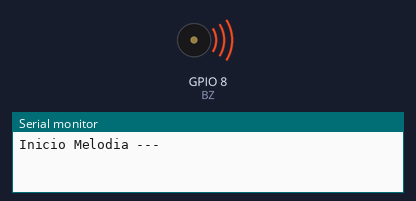
The sketch below on a simulated ESP32-S3. Parts: buzzer (waves = sounding), the last lines printed to the serial monitor.

Above: at 0.7 s.
At 8.2 s:
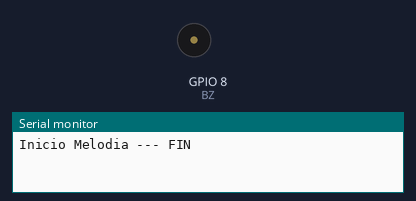
Timing chart, 0 to 11.7 s (numbered marks = the images above):
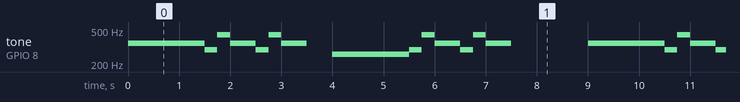

Measured:
- by itself, tone on GPIO 8 (BZ): repeats every 9.0 s: 292 Hz 0.25 s, 438 Hz 0.25 s, 348 Hz 0.50 s, 292 Hz 0.25 s, 438 Hz 0.25 s, 348 Hz 0.50 s, silent 0.50 s, 261 Hz 1.5 s, 292 Hz 0.25 s, 438 Hz 0.25 s, 348 Hz 0.50 s, 292 Hz 0.25 s, 438 Hz 0.25 s, 348 Hz 0.50 s, silent 1.5 s, 348 Hz 1.5 s

The sketch:

Musica.ino
```cpp
/*  ----------------------------------------------------------------
Fco. Javier Rodriguez Navarro   www.pinguytaz.net


Generando musica

------------------------------------------------------------------*/

// Descomenta la melodia que desees
//#include "FrereJacques.h"
#include "GGalaxia.h"


//   Descomentar la plataforma para la que va a ser utilizada la Balanza
#define PLAT_ARDUINO
//#define PLAT_ESP32


// Positivo del Buzer, genera señal
#if defined(PLAT_ARDUINO)
   #define BZ 8
#else
   #define BZ 18
#endif


void setup()  // configuracion placa
{
   // También cambiaríamos la velocidad del puerto de consola segun plataforma
   pinMode(BZ, OUTPUT);

   #if defined(PLAT_ARDUINO)
      Serial.begin(9600);
    #else
    /* Version antigua V2
      ledcSetup(0, 0, 10);
      ledcAttachPin(BZ, 0);
      */
      ledcAttachChannel(BZ,0,10,0);

      Serial.begin(115200);
    #endif
}

void loop()  //Se repite indefinidamente,
{
  Serial.print("Inicio Melodia --- ");
  for (int i=0 ; i < NOTAS; i++)
  {
     beep(duracion[i],melodia[i]);
  }

  Serial.println("FIN");
  delay(1500);
}


/************************************************************
 * Funciones para generar sonido
 *
 * void beep(float, unsigned int tono)
 *    Genera una nota indexada como 0 el DO de la 4ª Octava
 *    de una duración.
 *    La Nota 100 Indica silencio
  ************************************************************/
void beep(float duracion, unsigned int nota)
{
   int frecuencia;

   if(nota < 100)
   {
      // Calculamos la frecuencia a tocar, indice 0 Do4
      frecuencia = (int) 261.625 * pow(1.0594630943593,nota);
   }
   else frecuencia =0;

 // Codigo Arduino
  #if defined(PLAT_ARDUINO)
     // Codigo Arduino
     tone(BZ, frecuencia);
     delay(duracion*500);
     noTone(BZ);
  #else
    ledcWriteTone(0, frecuencia); //Toca Tono definido en la frecuencia con su duración
    delay(duracion*500);
    ledcWrite(0,0);
  #endif
}
```

GGalaxia.h
```cpp
/*------------------------------------------------------------
Fco. Javier Rodriguez Navarro   www.pinguytaz.net


Definición de las notas y tiempo para Guerra de las Galaxias

---------------------------------------------------------------*/
#define NOTAS 19

int melodia[]={5,5,5,2,9,5,2,9,5,100,0,0,0,2,9,5,2,9,5};
float duracion[]={1,1,1,.5,.5,1,.5,.5,1,1,1,1,1,.5,.5,1,.5,.5,1};
```
